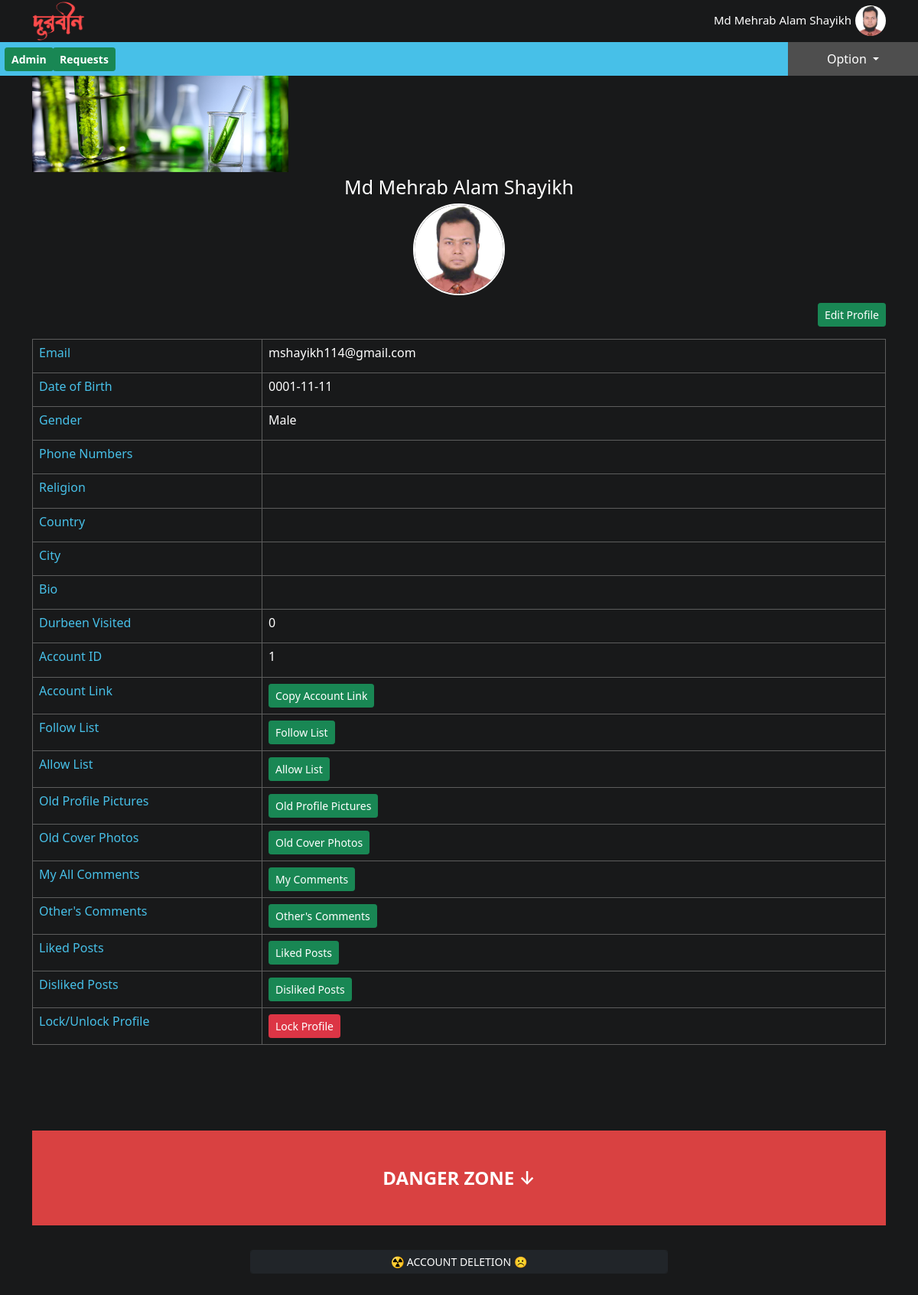
/Durbeen_2/m/about_me.php (signed in), run on an earlier commit of the app's database.
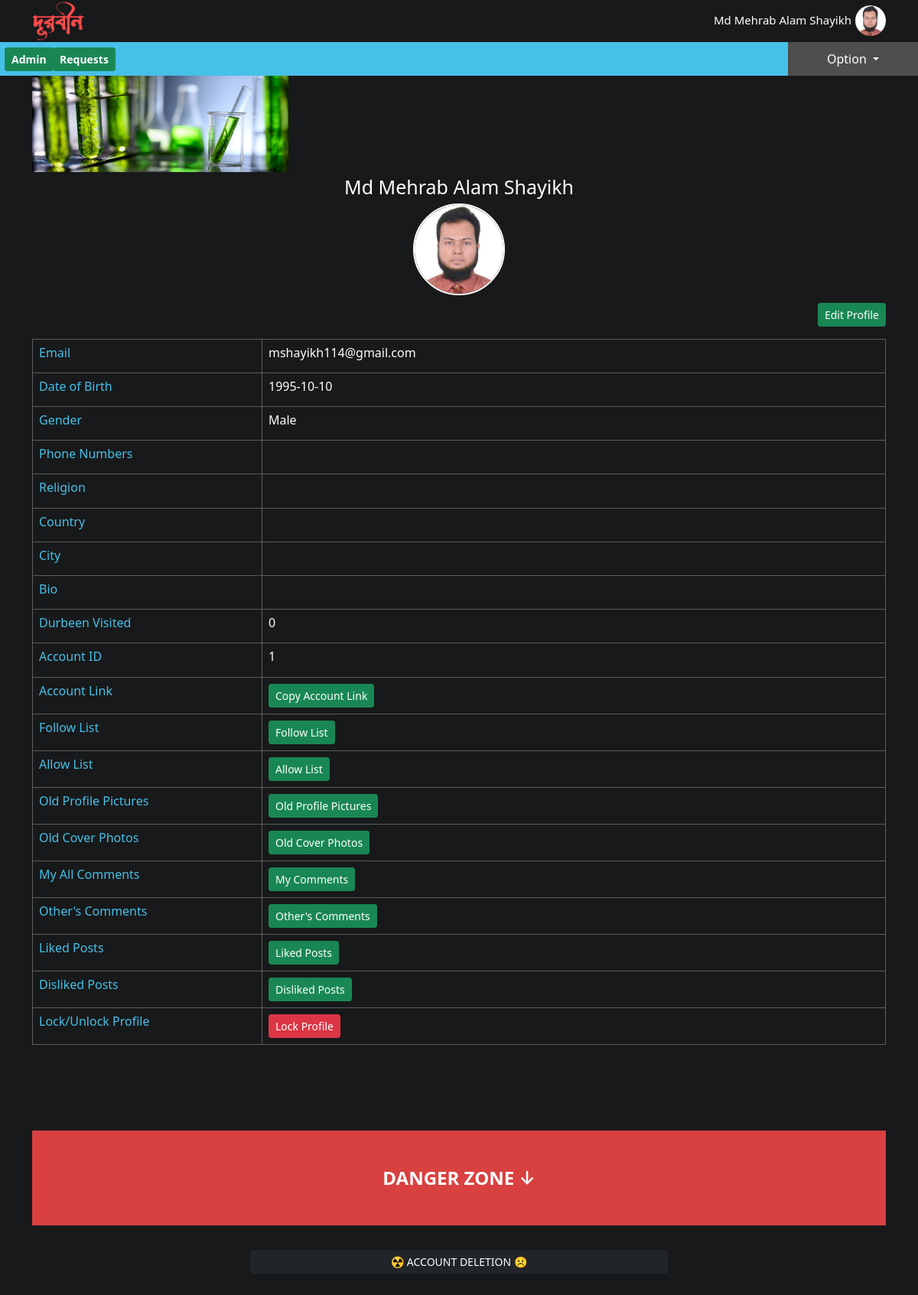
And on a later commit of the database.
### tables this page shows
CREATE TABLE `about` (
  `id` bigint(255) NOT NULL,
  `unique_id` bigint(255) NOT NULL,
  `bio` longtext DEFAULT NULL,
  `date_birth` varchar(1000) NOT NULL,
  `gender` varchar(10) NOT NULL,
  `phone_no` varchar(1000) DEFAULT NULL,
  `religion` varchar(1000) DEFAULT NULL,
  `country` varchar(1000) DEFAULT NULL,
  `city` varchar(1000) DEFAULT NULL,
  `question_one` text NOT NULL,
  `answer_one` text NOT NULL,
  `question_two` text NOT NULL,
  `answer_two` text NOT NULL,
  `question_three` text NOT NULL,
  `answer_three` text NOT NULL
);

### Durbeen_2/m/about_me.php (the view, shortened to what the changed rows need)
<?php
include './header.php';
$SQLabout = "SELECT * FROM `about` WHERE `unique_id`='$unique_id_me'";
$runAbout = mysqli_query($connection, $SQLabout);
$dataAbout = mysqli_fetch_assoc($runAbout);
?>
<div class="container" style="margin-top: 99px;margin-bottom: 100px">
    <div class="row">
        <div class="col-md-12">
            <table class="table table-bordered mt-3" style="border-color: #5d5d5d">
                <tr>
                    <td>
                        <h6 id="birth_date"><?php echo $dataAbout['date_birth'] ?></h6>
                    </td>
                </tr>
                <tr>
                    <td>
                        <h6><?php echo $dataAbout['gender'] ?></h6>
                    </td>
                </tr>
            </table>
        </div>
    </div>
</div>
<?php
include './footer.php'
?>

What changed in the data, as far as the page shows it:
changed about "Male": date_birth "0001-11-11" → "1995-10-10"
